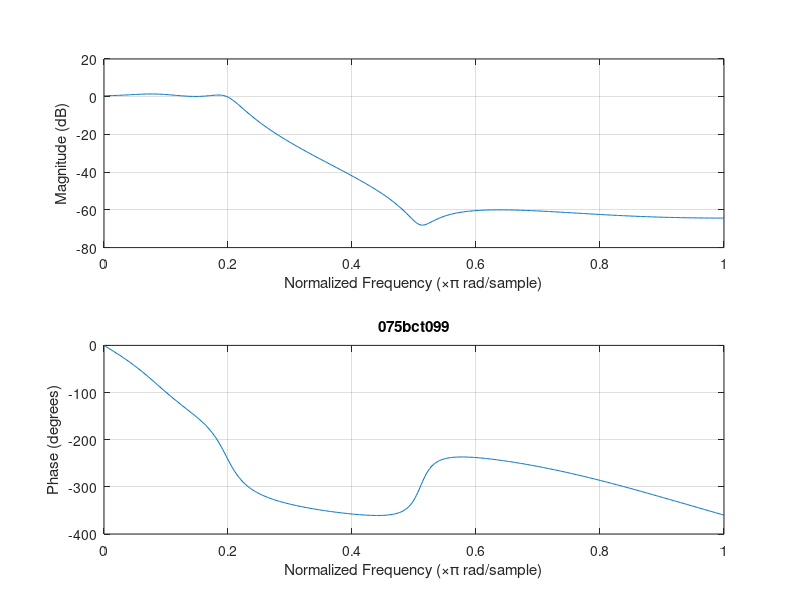

Here is the MATLAB script that generated this plot:
pkg load signal
b = [0.0018, 0.0073, 0.011, 0.007, 0.008];
a = [1, -3.0544, 3.8291, -2.2925, 0.55072];
%c
freqz(b,a);
title("075bct099")
